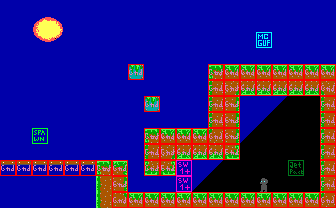

Tiled map render using the project's own tile images. Description and the whole map definition, tile-layer contents included, below:
An orthogonal 21x13 tile map with 16x16 px tiles, 2 tile layers (bg, col), 2 tilesets.

<map version="1.10" tiledversion="1.10.2" orientation="orthogonal" renderorder="right-down" width="21" height="13" tilewidth="16" tileheight="16" infinite="0" nextlayerid="4" nextobjectid="19">
 <properties>
  <property name="music" type="int" value="11" />
 </properties>
 <tileset firstgid="1" source="tileset.tsx" />
 <tileset firstgid="241" source="obj.tsx" />
 <layer id="1" name="bg" width="21" height="13">
  <data encoding="csv">
45,45,45,45,45,45,45,45,45,45,45,45,45,45,45,45,45,45,45,45,45,
45,45,1,2,45,45,45,45,45,45,45,45,45,45,45,45,45,45,45,45,45,
45,45,21,22,45,45,45,45,45,45,45,45,45,45,45,45,45,45,45,45,45,
45,45,45,45,45,45,45,45,45,45,45,45,45,45,45,45,45,45,45,45,45,
45,45,45,45,45,45,45,45,42,45,45,45,45,82,83,83,83,83,83,83,83,
45,45,45,45,45,45,45,45,45,45,45,45,45,102,162,183,183,183,183,183,163,
45,45,45,45,45,45,45,45,45,42,45,45,45,102,104,45,45,36,18,18,102,
45,45,45,45,45,45,45,45,45,45,45,45,45,102,104,45,36,18,18,18,102,
45,45,45,45,45,45,45,45,45,82,83,83,83,122,104,36,18,18,18,18,102,
45,45,45,45,45,45,45,45,45,102,162,183,183,183,184,18,18,18,18,18,102,
46,46,46,46,46,46,82,84,45,182,184,45,45,36,18,18,18,18,18,18,102,
45,45,45,45,45,45,102,104,45,45,45,45,36,18,18,18,160,18,18,18,102,
45,45,45,45,45,45,102,124,83,83,83,83,83,83,83,83,83,83,83,83,122
</data>
 </layer>
 <layer id="2" name="col" width="21" height="13">
  <data encoding="csv">
241,241,241,241,241,241,241,241,241,241,241,241,241,241,241,241,241,0,241,241,241,
241,241,241,241,0,241,241,241,0,241,241,241,241,241,241,241,241,241,241,241,241,
241,241,241,241,241,241,241,241,241,241,241,241,241,241,241,241,247,241,241,241,241,
241,241,241,241,241,241,241,241,241,241,241,241,241,241,241,241,241,241,241,241,241,
241,241,241,241,241,241,241,241,242,241,241,241,241,242,242,242,242,242,242,242,242,
241,241,241,241,241,241,241,241,241,241,241,241,241,242,242,242,242,242,242,242,242,
241,241,241,241,241,241,241,241,241,242,241,241,241,242,242,241,241,0,241,241,242,
241,241,241,241,241,241,241,241,241,241,241,241,241,242,242,241,241,0,0,241,242,
241,241,243,241,241,241,241,241,241,242,242,242,242,242,242,241,241,0,241,241,242,
241,241,241,241,241,241,241,241,241,242,242,242,242,242,242,241,241,241,0,0,242,
242,242,242,242,242,242,242,242,241,242,242,250,241,241,241,241,241,241,249,241,242,
241,241,241,241,241,241,241,242,241,241,241,250,241,241,241,241,241,0,0,0,242,
241,241,241,241,241,241,241,242,242,242,242,242,242,242,242,242,242,242,242,242,242
</data>
 </layer>
 <objectgroup id="3" name="obj">
  <properties>
   <property name="string_id" type="int" value="1" />
  </properties>
 </objectgroup>
</map>
